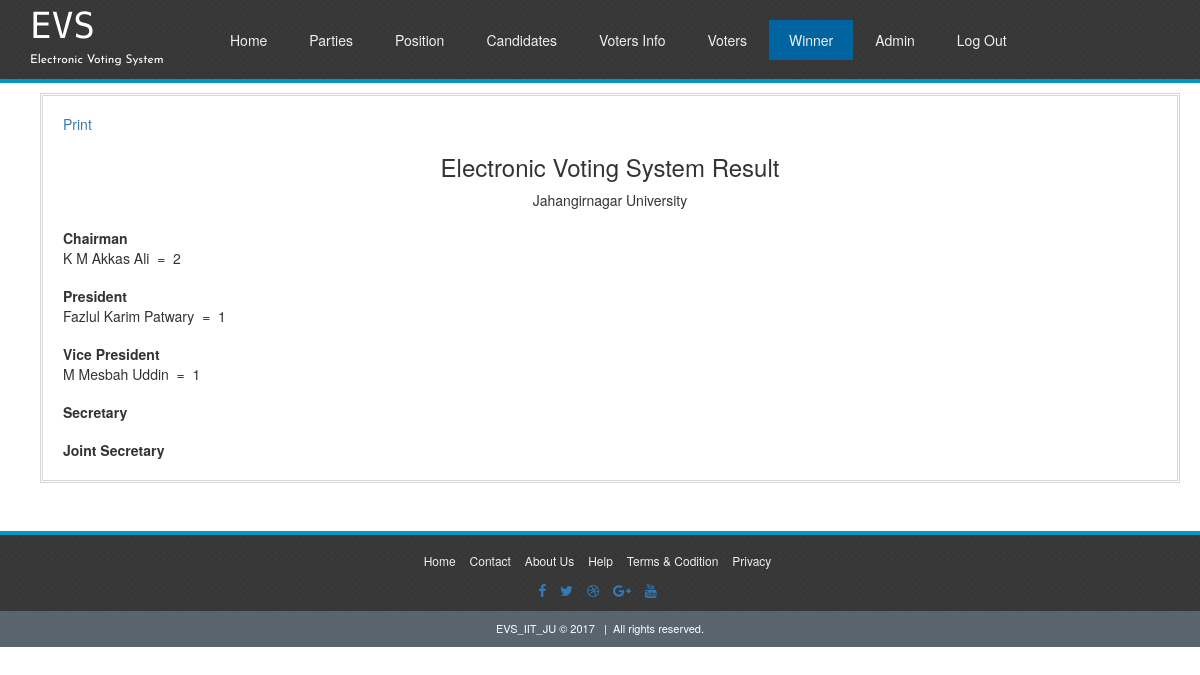
Page /winner.php (signed in) on the committed database.
### tables this page shows
CREATE TABLE IF NOT EXISTS `position` (
  `id` int(10) NOT NULL AUTO_INCREMENT,
  `name` varchar(100) NOT NULL,
  PRIMARY KEY (`id`)
);

CREATE TABLE IF NOT EXISTS `candidates` (
  `id` int(10) NOT NULL AUTO_INCREMENT,
  `name` varchar(100) NOT NULL,
  `position` varchar(100) NOT NULL,
  `party` varchar(100) NOT NULL,
  `votes` int(10) NOT NULL,
  `image` varchar(100) NOT NULL,
  PRIMARY KEY (`id`)
);

### winner.php (the view, shortened to what this page needs)
<!DOCTYPE HTML>
<html lang="en-US">
<head>
	<link rel="stylesheet" type="text/css" href="css/bootstrap.min.css" media="all">
	<link rel="stylesheet" type="text/css" href="css/font-awesome.min.css" media="all">
	<link rel="stylesheet" type="text/css" href="css/normalize.css" media="all">
	<link rel="stylesheet" type="text/css" href="css/facebox.css" media="all">
	<link rel="stylesheet" type="text/css" href="admin.css" media="all">
</head>
<body>
	<div class="header-area" id="top">
		<div class="logo-menu">
			<div class="container">
				<div class="row ">
					<div class="logo-area col-md-2">
						<a href="#"><h1>EVS</h1></a>
						<p>Electronic Voting System</p>
					</div>
					<div class="menu col-md-offset-1 ">
						<ul>
							<li><a href="home.php">Home</a></li>
							<li><a href="parties.php">parties</a></li>
							<li><a href="position.php">position</a></li>
							<li><a href="candidates.php">candidates</a></li>
							<li><a href="voterinfo.php">voters info</a></li>
							<li><a href="voters.php">voters</a></li>
							<li class="current"><a href="winner.php">winner</a></li>
							<li><a href="admin.php">admin</a></li>
							<li><a href="logout.php">log out</a></li>
						</ul>
					</div>
				</div>
			</div>
		</div>
	</div>
	<div class="container  clearfix">
		<div class="two-thirds1 column">
			<div class="thewraper">
			<div style="margin-top: 18px;">
			<a id="addd" href="javascript:Clickheretoprint()">Print</a>
			</div>
				<div class="content" id="content">
				<div style="text-align: center;">
				<h3>Electronic Voting System Result</h3>
				<p>Jahangirnagar University</p>
				</div>
				<?php
				include('connection/connect.php');
				$resultasa = $db->prepare("SELECT * FROM position");
					$resultasa->execute();
					for($i=0; $rowasa = $resultasa->fetch(); $i++){
					$exrxrxrx=$rowasa['name'];
					if(($exrxrxrx != 'Senator') AND ($exrxrxrx != 'Representative')) {
					$dsds=$exrxrxrx;
					echo '<div style="margin-top: 18px;">';
					echo '<strong>'.$exrxrxrx.'</strong><br>';
					$results = $db->prepare("SELECT * FROM candidates WHERE position= :a ORDER BY votes DESC LIMIT 1");
						$results->bindParam(':a', $dsds);
						$results->execute();
						for($i=0; $rows = $results->fetch(); $i++){
							echo $rows['name'].'&nbsp;&nbsp;=&nbsp;&nbsp;'.$rows['votes'].'<br>';
						}
					echo '</div>';
					}
					}
				?>
				</div>
			</div>
		</div>
	</div>
	<?php
		include 'footer.php';
	?>

### admin/admin.css (style rules this page uses)
* { -moz-transition: width 1s ease-in-out, left 1.5s ease-in-out; -webkit-transition: width 1s ease-in-out, left 1.5s ease-in-out; -moz-transition: width 1s ease-in-out, left 1.5s ease-in-out; -o-transition: width 1s ease-in-out, left 1.5s ease-in-out; transition: width 1s ease-in-out, left 1.5s ease-in-out; }
.header-area { background:#111111; }
.menu ul { list-style:none; margin:0; }
.menu>ul>li { float:left; position:relative; margin-right:2px; }
.menu ul li a { color:#ecf0f1; text-decoration:none; text-transform:capitalize; padding:10px 20px; display:block; }
.menu ul:after { content:''; clear:both; display:block; }
.menu ul .current a { background:#0064A0; }
.header-area .logo-area h1 { font-family: 'Monoton', cursive; color:white; font-size:36px; line-height:0.1; }
.header-area .logo-area p { font-family: 'Roboto', sans-serif; color:white; font-size:12px; font-family: 'Josefin Sans', sans-serif; }
.header-area .logo-area a { text-decoration:none; }
.menu { padding-top:20px; }
#top { border-bottom: 4px solid #0097C4; background: url("images/dark.png") repeat scroll 0 0 rgba(0, 0, 0, 0); margin-bottom: 10px; }
.container .column, .container .columns { float: left; display: inline; margin-left: 10px; margin-right: 10px; }
.container .two-thirds1.column { width: 100%; border: double #D5D5D5; padding-bottom: 20px; }
.thewraper { margin: 0 20px; }
.container:after { content: "\0020"; display: block; height: 0; clear: both; visibility: hidden; }
.clearfix:before, .clearfix:after, .row:before, .row:after { content: '\0020'; display: block; overflow: hidden; visibility: hidden; width: 0; height: 0; }
.row:after, .clearfix:after { clear: both; }
.row, .clearfix { zoom: 1; }

### rows in the picture
position: name "Chairman"
candidates: name "K M Akkas Ali", votes "2"
position: name "President"
candidates: name "Fazlul Karim Patwary", votes "1"
position: name "Vice President"
candidates: name "M Mesbah Uddin", votes "1"
position: name "Secretary"
position: name "Joint Secretary"
